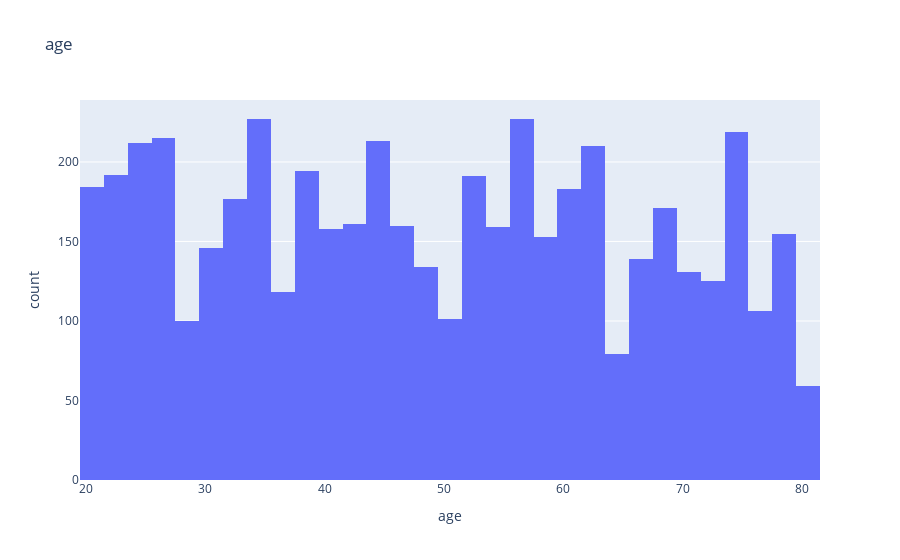
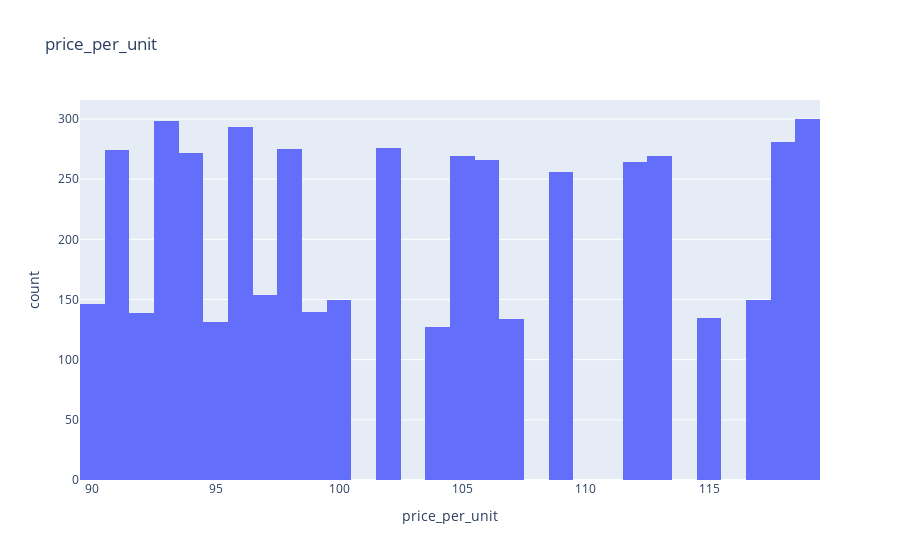
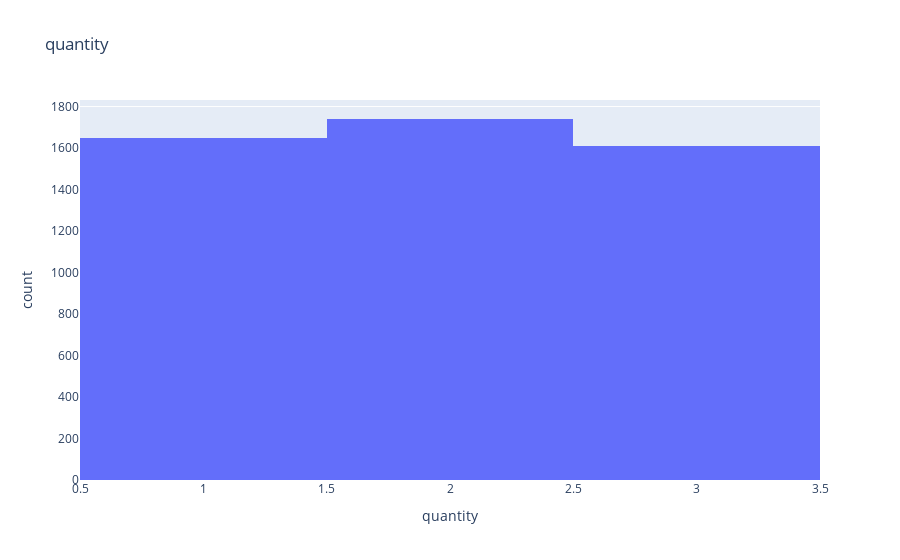
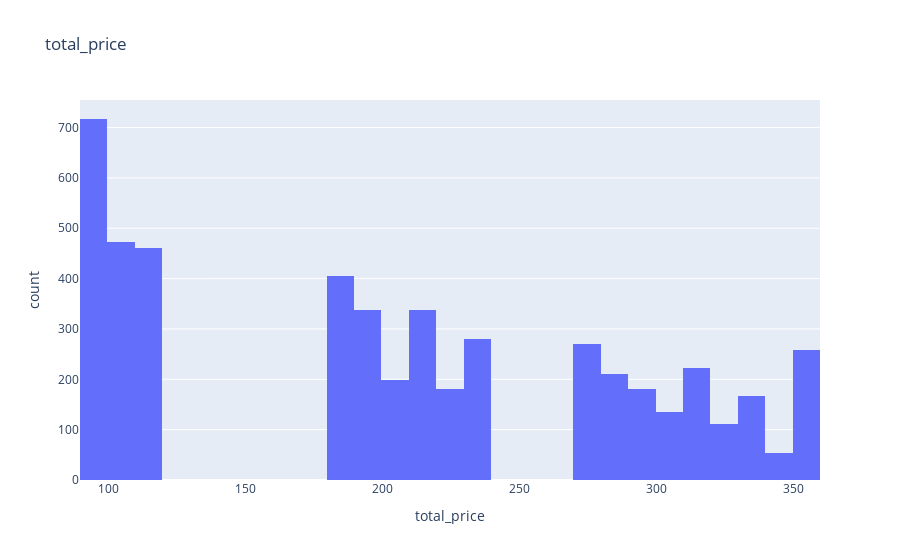

The code cell stored with these charts, in order, in its notebook:
### Code cell
for col in num_col:
    px.histogram(data_frame=df ,x=col ,title=col).show()

### Figure 1 — Plotly figure (JSON) as saved in the notebook; plotly's stock layout.template omitted (floating-point values rounded to 4 significant figures; data arrays with more than 128 entries replaced by an {"elided": "..."} marker saying what was removed)
{"data": [{"bingroup": "x", "hovertemplate": "age=%{x}<br>count=%{y}<extra></extra>", "legendgroup": "", "marker": {"color": "#636efa", "pattern": {"shape": ""}}, "name": "", "orientation": "v", "showlegend": false, "type": "histogram", "x": {"elided": "4999 int values"}, "xaxis": "x", "yaxis": "y"}], "layout": {"barmode": "relative", "legend": {"tracegroupgap": 0}, "title": {"text": "age"}, "xaxis": {"anchor": "y", "domain": [0, 1], "title": {"text": "age"}}, "yaxis": {"anchor": "x", "domain": [0, 1], "title": {"text": "count"}}}}

### Figure 2 — Plotly figure (JSON) as saved in the notebook; plotly's stock layout.template omitted (floating-point values rounded to 4 significant figures; data arrays with more than 128 entries replaced by an {"elided": "..."} marker saying what was removed)
{"data": [{"bingroup": "x", "hovertemplate": "price_per_unit=%{x}<br>count=%{y}<extra></extra>", "legendgroup": "", "marker": {"color": "#636efa", "pattern": {"shape": ""}}, "name": "", "orientation": "v", "showlegend": false, "type": "histogram", "x": {"elided": "4999 int values"}, "xaxis": "x", "yaxis": "y"}], "layout": {"barmode": "relative", "legend": {"tracegroupgap": 0}, "title": {"text": "price_per_unit"}, "xaxis": {"anchor": "y", "domain": [0, 1], "title": {"text": "price_per_unit"}}, "yaxis": {"anchor": "x", "domain": [0, 1], "title": {"text": "count"}}}}

### Figure 3 — Plotly figure (JSON) as saved in the notebook; plotly's stock layout.template omitted (floating-point values rounded to 4 significant figures; data arrays with more than 128 entries replaced by an {"elided": "..."} marker saying what was removed)
{"data": [{"bingroup": "x", "hovertemplate": "quantity=%{x}<br>count=%{y}<extra></extra>", "legendgroup": "", "marker": {"color": "#636efa", "pattern": {"shape": ""}}, "name": "", "orientation": "v", "showlegend": false, "type": "histogram", "x": {"elided": "4999 int values"}, "xaxis": "x", "yaxis": "y"}], "layout": {"barmode": "relative", "legend": {"tracegroupgap": 0}, "title": {"text": "quantity"}, "xaxis": {"anchor": "y", "domain": [0, 1], "title": {"text": "quantity"}}, "yaxis": {"anchor": "x", "domain": [0, 1], "title": {"text": "count"}}}}

### Figure 4 — Plotly figure (JSON) as saved in the notebook; plotly's stock layout.template omitted (floating-point values rounded to 4 significant figures; data arrays with more than 128 entries replaced by an {"elided": "..."} marker saying what was removed)
{"data": [{"bingroup": "x", "hovertemplate": "total_price=%{x}<br>count=%{y}<extra></extra>", "legendgroup": "", "marker": {"color": "#636efa", "pattern": {"shape": ""}}, "name": "", "orientation": "v", "showlegend": false, "type": "histogram", "x": {"elided": "4999 int values"}, "xaxis": "x", "yaxis": "y"}], "layout": {"barmode": "relative", "legend": {"tracegroupgap": 0}, "title": {"text": "total_price"}, "xaxis": {"anchor": "y", "domain": [0, 1], "title": {"text": "total_price"}}, "yaxis": {"anchor": "x", "domain": [0, 1], "title": {"text": "count"}}}}
